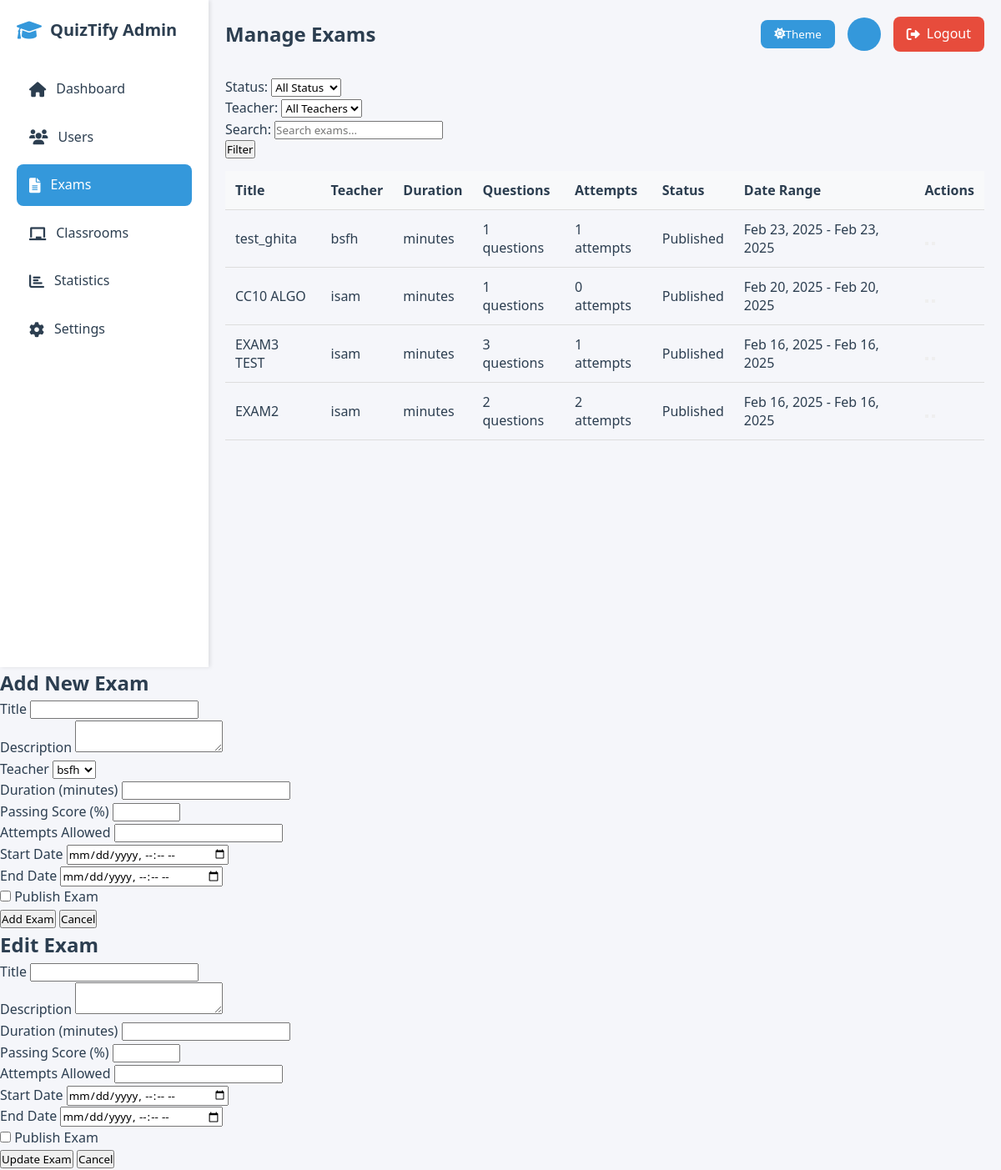
Page /admin/exams.php (signed in) on the earlier database version.
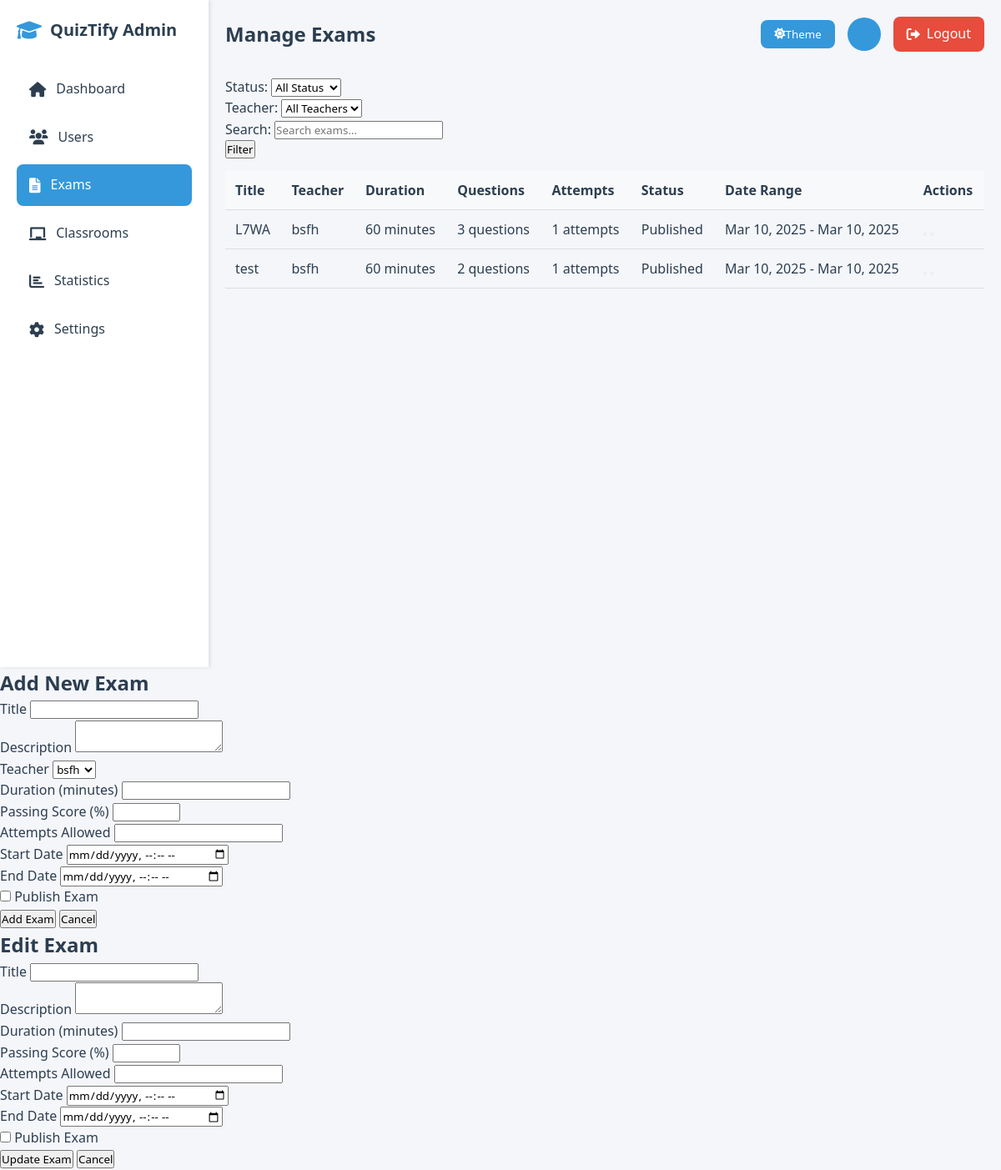
Same page on the later database version.
### tables this page shows
CREATE TABLE `exams` (
  `id` int(11) NOT NULL,
  `title` varchar(255) NOT NULL,
  `description` text DEFAULT NULL,
  `is_published` tinyint(1) NOT NULL DEFAULT 0,
  `start_date` datetime NOT NULL,
  `end_date` datetime NOT NULL,
  `created_by` int(11) NOT NULL,
  `created_at` timestamp NOT NULL DEFAULT current_timestamp(),
  `total_points` enum('10','20','40','100') NOT NULL DEFAULT '10',
  `attempts_allowed` int(11) NOT NULL DEFAULT 1,
  `passing_score` int(11) NOT NULL DEFAULT 60,
  `has_timer` tinyint(1) DEFAULT 0,
  `duration_minutes` int(11) DEFAULT NULL
);

CREATE TABLE `users` (
  `id` int(11) NOT NULL,
  `username` varchar(50) NOT NULL,
  `password` varchar(255) NOT NULL,
  `email` varchar(100) NOT NULL,
  `role` enum('admin','teacher','student') NOT NULL DEFAULT 'student',
  `department` varchar(100) DEFAULT NULL,
  `status` enum('active','inactive') NOT NULL DEFAULT 'active',
  `full_name` varchar(100) NOT NULL,
  `created_at` timestamp NOT NULL DEFAULT current_timestamp(),
  `last_login` timestamp NULL DEFAULT NULL,
  `classroom_id` int(11) DEFAULT NULL,
  `is_approved` tinyint(1) DEFAULT 0
);

### admin/exams.php (the view, shortened to what the changed rows need)
<?php
$page = isset($_GET['page']) ? (int)$_GET['page'] : 1;
$limit = 10;
$exams = [];
try {
    $conn = getDBConnection();
    $where_conditions = ["1=1"];
    $params = [];
    $where_clause = implode(' AND ', $where_conditions);
    $offset = ($page - 1) * $limit;
    $sql = "
        SELECT e.*,
            u.full_name as teacher_name,
            (SELECT COUNT(*) FROM exam_attempts WHERE exam_id = e.id) as attempt_count,
            (SELECT COUNT(*) FROM questions WHERE exam_id = e.id) as question_count
        FROM exams e
        LEFT JOIN users u ON e.created_by = u.id
        WHERE $where_clause
        ORDER BY e.created_at DESC
        LIMIT ? OFFSET ?
    ";
    $stmt = $conn->prepare($sql);
    $stmt->execute(array_merge($params, [$limit, $offset]));
    $exams = $stmt->fetchAll(PDO::FETCH_ASSOC);
} catch(PDOException $e) {
    setFlashMessage('error', 'Database error: ' . $e->getMessage());
    $exams = [];
    $total_pages = 1;
}
?>
<!DOCTYPE html>
<html lang="en">
<head>
    <link rel="stylesheet" href="https://cdnjs.cloudflare.com/ajax/libs/font-awesome/6.0.0/css/all.min.css">
</head>
<body>
    <div class="dashboard-container">
        <div class="sidebar">
            <div class="logo">
                <h2>QuizTify Admin</h2>
            </div>
        </div>
        <div class="main-content">
            <div class="header">
                <h1 class="page-title">Manage Exams</h1>
            </div>
            <div class="exams-table">
                <table class="table">
                    <thead>
                        <tr>
                            <th>Title</th>
                            <th>Teacher</th>
                            <th>Duration</th>
                            <th>Questions</th>
                            <th>Attempts</th>
                            <th>Status</th>
                            <th>Date Range</th>
                            <th>Actions</th>
                        </tr>
                    </thead>
                    <tbody>
                        <?php if (!empty($exams)): ?>
                            <?php foreach ($exams as $exam): ?>
                                <tr>
                                    <td><?php echo htmlspecialchars($exam['title']); ?></td>
                                    <td><?php echo htmlspecialchars($exam['teacher_name']); ?></td>
                                    <td><?php echo $exam['duration_minutes']; ?> minutes</td>
                                    <td><?php echo $exam['question_count']; ?> questions</td>
                                    <td><?php echo $exam['attempt_count']; ?> attempts</td>
                                    <td>
                                        <span class="status-badge status-<?php echo $exam['is_published'] ? 'published' : 'draft'; ?>">
                                            <?php echo $exam['is_published'] ? 'Published' : 'Draft'; ?>
                                        </span>
                                    </td>
                                    <td>
                                        <?php
                                        echo date('M d, Y', strtotime($exam['start_date'])) . ' - ' .
                                             date('M d, Y', strtotime($exam['end_date']));
                                        ?>
                                    </td>
                                    <td class="exam-actions">
                                        <button class="btn btn-warning" onclick='showEditModal(<?php echo htmlspecialchars(json_encode($exam)); ?>)'>
                                        </button>
                                        <button class="btn btn-danger" onclick="confirmDelete(<?php echo $exam['id']; ?>)">
                                        </button>
                                    </td>
                                </tr>
                            <?php endforeach; ?>
                        <?php else: ?>
                            <tr>
                                <td colspan="8" style="text-align: center;">No exams found</td>
                            </tr>
                        <?php endif; ?>
                    </tbody>
                </table>
            </div>
        </div>
    </div>
    <div id="addModal" class="modal">
        <div class="modal-content">
            <h2>Add New Exam</h2>
        </div>
    </div>
    <div id="editModal" class="modal">
        <div class="modal-content">
            <h2>Edit Exam</h2>
        </div>
    </div>
</body>
</html>

Differences in the rows shown:
removed exams: title "test_ghita", users.full_name "bsfh", question_count "1", attempt_count "1", is_published "Published", start_date "Feb 23, 2025", end_date "Feb 23, 2025"
removed exams: title "CC10 ALGO", users.full_name "isam", question_count "1", attempt_count "0", is_published "Published", start_date "Feb 20, 2025", end_date "Feb 20, 2025"
removed exams: title "EXAM3 TEST", users.full_name "isam", question_count "3", attempt_count "1", is_published "Published", start_date "Feb 16, 2025", end_date "Feb 16, 2025"
removed exams: title "EXAM2", users.full_name "isam", question_count "2", attempt_count "2", is_published "Published", start_date "Feb 16, 2025", end_date "Feb 16, 2025"
added exams: title "L7WA", created_by.full_name "bsfh", duration_minutes "60", question_count "3", attempt_count "1", is_published "Published", start_date "Mar 10, 2025", end_date "Mar 10, 2025"
added exams: title "test", created_by.full_name "bsfh", duration_minutes "60", question_count "2", attempt_count "1", is_published "Published", start_date "Mar 10, 2025", end_date "Mar 10, 2025"
